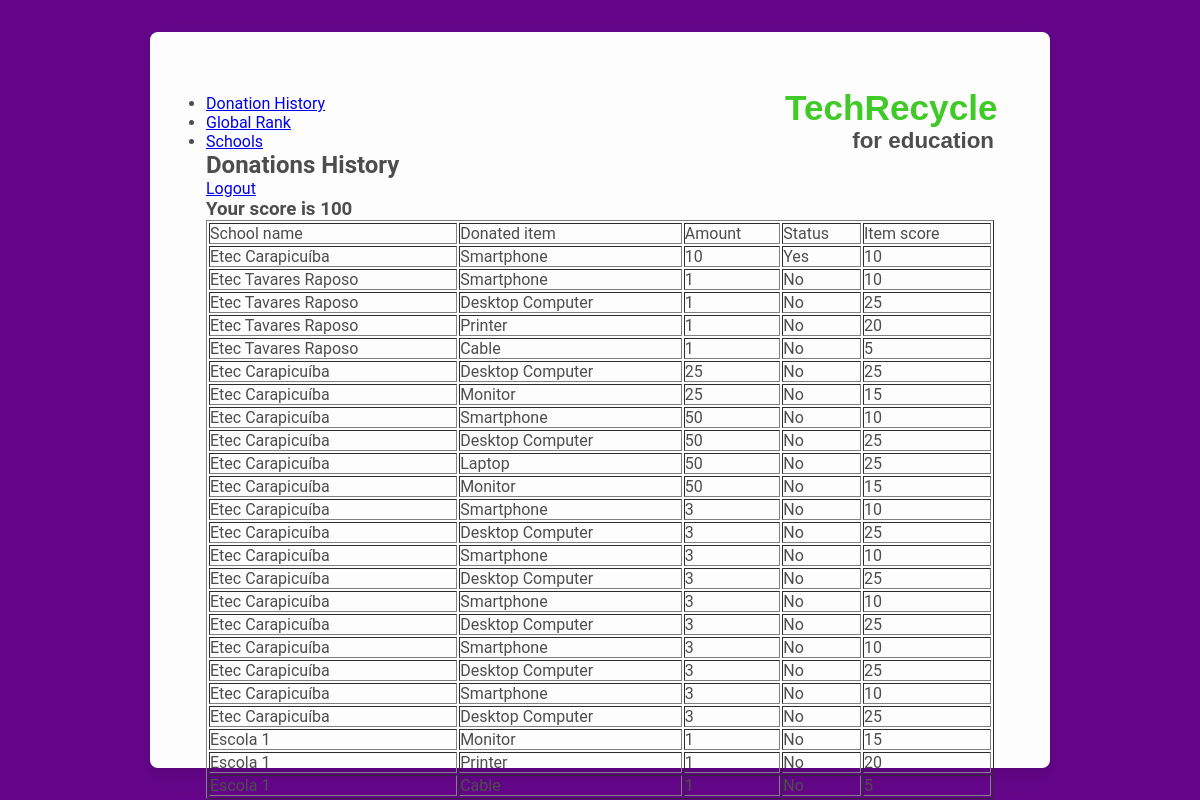
/user_page (signed in), run on the app's committed database.
### tables this page shows
CREATE TABLE "donations" (
	"id"	INTEGER,
	"user_id"	VARCHAR(255),
	"school_id"	VARCHAR(255),
	"item_id"	VARCHAR(255),
	"amount"	VARCHAR(255),
	"received"	INTEGER,
	PRIMARY KEY("id")
);

CREATE TABLE "schools" (
	"id"	INTEGER,
	"name"	VARCHAR(255),
	"address"	VARCHAR(255),
	"city"	VARCHAR(255),
	"state"	VARCHAR(255),
	"country"	VARCHAR(255),
	"phone"	VARCHAR(20),
	"email"	VARCHAR(255),
	"password"	VARCHAR(255),
	"latitude"	Decimal(8, 6),
	"longitude"	Decimal(9, 6),
	"photo"	VARCHAR(255),
	PRIMARY KEY("id")
);

CREATE TABLE 'items' ( 'id' INTEGER PRIMARY KEY, 'name' VARCHAR(255), 'description' VARCHAR(255), 'icon' VARCHAR(255), 'scores' INTEGER );

### app.py (the view)
@app.route('/user_page')
def userPage():
    if 'userId' in session:
        userId = session['userId']
        con = sql.connect(DATABASE)
        con.row_factory = sql.Row
        cursor = con.cursor()
        cursor.execute(
            'SELECT donations.amount, donations.received, schools.name AS school, items.name AS item, items.scores FROM `donations` INNER JOIN `schools` ON schools.id = donations.school_id INNER JOIN `items` ON items.id = donations.item_id WHERE donations.user_id=?', [userId])
        donations = cursor.fetchall()
        score = 0
        for donation in donations:
            if donation['received'] == 1:
                score = score + \
                    (int(donation['amount']) * int(donation['scores']))
        return render_template('user_page.html', donations=donations, score=score)

### templates/user_page.html
{% extends "layout.html" %} {% block headerLinks %}
<li><a href="/user_page">Donation History</a></li>
<li><a href="/rank">Global Rank</a></li>
<li><a href="/schools">Schools</a></li>
{% endblock %}{% block content %}
<h2>Donations History</h2>
<a href="/logout">Logout</a>
<h3>Your score is {{ score }}</h3>
<table border="1">
  <thead>
    <td>School name</td>
    <td>Donated item</td>
    <td>Amount</td>
    <td>Status</td>
    <td>Item score</td>
  </thead>
  {% for donation in donations %}
  <tr>
    <td>{{ donation['school'] }}</td>
    <td>{{ donation['item'] }}</td>
    <td>{{ donation['amount'] }}</td>
    <td>{% if donation['received'] == 0 %} No {% else %} Yes {% endif %}</td>
    <td>{{ donation['scores'] }}</td>
  </tr>
  {% endfor %}
</table>
{% endblock%}

### templates/layout.html (shortened to what this page needs)
<!DOCTYPE html>
<html lang="en">
  <head>
    <link
      rel="stylesheet"
      href="{{ url_for('static', filename='css/style.css') }}"
    />
  </head>
  <body>
    <div id="wrapper">
      <header>
        <a href="/">
          <h1 class="brand">TechRecycle</h1>
          <span>for education</span>
        </a>
      </header>
      <main>
        <ul>
          {% block headerLinks %} {% endblock %}
        </ul>
        {% block content %} {% endblock %}
      </main>
    </div>
  </body>
</html>

### static/css/style.css (style rules this page uses)
:root { --primary: #4d4d4d; --secondary: #ffffff; --white: #fdfdfd; --darkgray: #3d3d3d; --lightgray: #8d8d8d; --green: #3fca28; --purple: #65068a; --shadow: 0px 4px 4px rgba(0, 0, 0, 0.04), 0px 4px 16px rgba(0, 0, 0, 0.08); --shadow-big: 0px 8px 8px rgba(0, 0, 0, 0.04), 0px 8px 32px rgba(0, 0, 0, 0.08); }
* { margin: 0; padding: 0; -webkit-box-sizing: border-box; box-sizing: border-box; }
html, body, #root { max-height: 100vh; max-width: 100vw; height: 100%; width: 100%; }
body { padding: 2em; font-family: 'Roboto', sans-serif; color: var(--primary); background-color: var(--purple); }
header { display: -webkit-box; display: -ms-flexbox; display: flex; margin-bottom: 20px; -webkit-box-orient: vertical; -webkit-box-direction: normal; -ms-flex-direction: column; flex-direction: column; font-family: 'Montserrat', sans-serif; }
header a { width: 209px; display: block; text-align: right; -ms-flex-item-align: end; align-self: flex-end; text-decoration: none; }
header .brand { font-size: 2.2em; color: var(--green); }
header span { font-size: 1.4em; font-weight: bold; color: var(--primary); }
main { height: calc(100vh - 171px - 10em); display: -webkit-box; display: -ms-flexbox; display: flex; -webkit-box-orient: vertical; -webkit-box-direction: normal; -ms-flex-direction: column; flex-direction: column; -webkit-box-pack: center; -ms-flex-pack: center; justify-content: center; }
#wrapper { max-width: 900px; height: calc(100vh - 4em); padding: 3.5em; margin: auto; border-radius: 8px; background-color: var(--white); -webkit-box-shadow: var(--shadow-big); box-shadow: var(--shadow-big); }

### data on the page
donations: school "Etec Carapicuíba", item "Smartphone", amount "10", received "Yes", scores "10"
donations: school "Etec Tavares Raposo", item "Smartphone", amount "1", received "No", scores "10"
donations: school "Etec Tavares Raposo", item "Desktop Computer", amount "1", received "No", scores "25"
donations: school "Etec Tavares Raposo", item "Printer", amount "1", received "No", scores "20"
donations: school "Etec Tavares Raposo", item "Cable", amount "1", received "No", scores "5"
donations: school "Etec Carapicuíba", item "Desktop Computer", amount "25", received "No", scores "25"
donations: school "Etec Carapicuíba", item "Monitor", amount "25", received "No", scores "15"
donations: school "Etec Carapicuíba", item "Smartphone", amount "50", received "No", scores "10"
donations: school "Etec Carapicuíba", item "Desktop Computer", amount "50", received "No", scores "25"
donations: school "Etec Carapicuíba", item "Laptop", amount "50", received "No", scores "25"
donations: school "Etec Carapicuíba", item "Monitor", amount "50", received "No", scores "15"
donations: school "Etec Carapicuíba", item "Smartphone", amount "3", received "No", scores "10"
donations: school "Etec Carapicuíba", item "Desktop Computer", amount "3", received "No", scores "25"
donations: school "Etec Carapicuíba", item "Smartphone", amount "3", received "No", scores "10"
donations: school "Etec Carapicuíba", item "Desktop Computer", amount "3", received "No", scores "25"
donations: school "Etec Carapicuíba", item "Smartphone", amount "3", received "No", scores "10"
donations: school "Etec Carapicuíba", item "Desktop Computer", amount "3", received "No", scores "25"
donations: school "Etec Carapicuíba", item "Smartphone", amount "3", received "No", scores "10"
donations: school "Etec Carapicuíba", item "Desktop Computer", amount "3", received "No", scores "25"
donations: school "Etec Carapicuíba", item "Smartphone", amount "3", received "No", scores "10"
donations: school "Etec Carapicuíba", item "Desktop Computer", amount "3", received "No", scores "25"
donations: school "Escola 1", item "Monitor", amount "1", received "No", scores "15"
donations: school "Escola 1", item "Printer", amount "1", received "No", scores "20"
donations: school "Escola 1", item "Cable", amount "1", received "No", scores "5"

### other printed values
{{ score }} "100"
